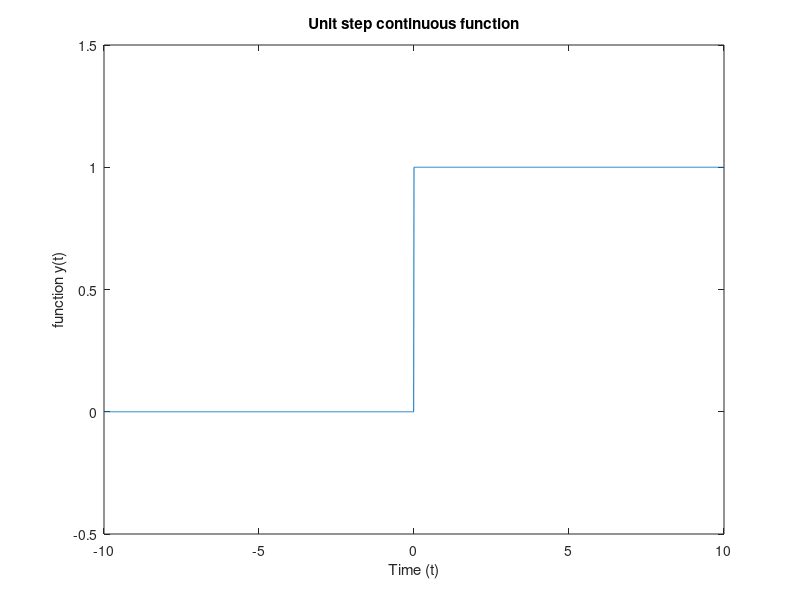

Write the MATLAB code that produced this figure.
clear all;
close all;
clc;
t=-10:0.01:10; %defining time axis
length_of_t=length(t); %determining length of matrix t
for i=1:1:length(t)  %definig loop
    if t(i)<0;
        y(i)=0;   %if t<0 y=0
    else
        y(i)=1; %if t>=0 y=1
    end
end
plot(t,y);
xlabel("Time (t)");      %labelling axes
ylabel("function y(t)");
title("Unit step continuous function");
axis([-10 10 -0.5 1.5])
    
    